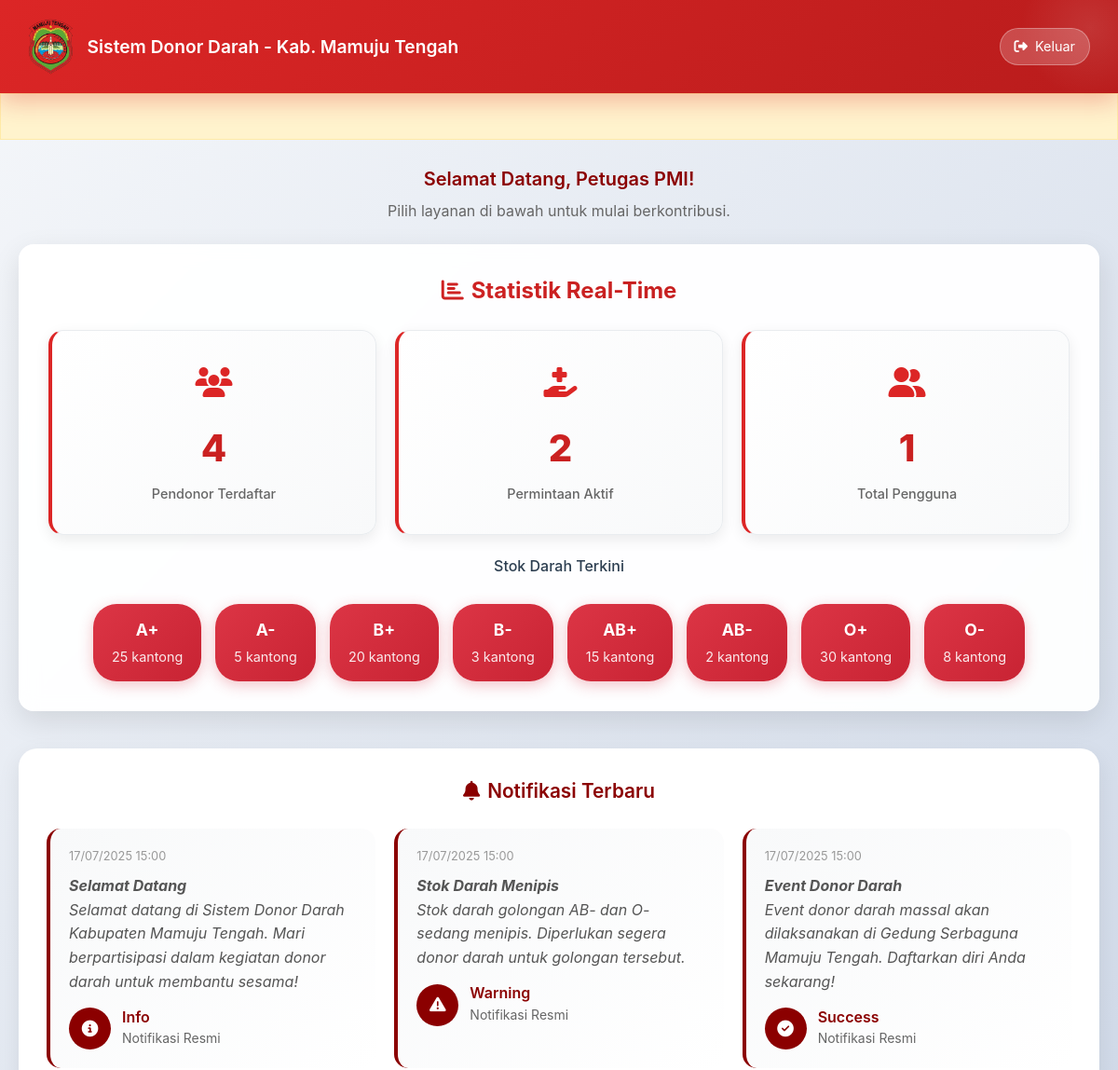
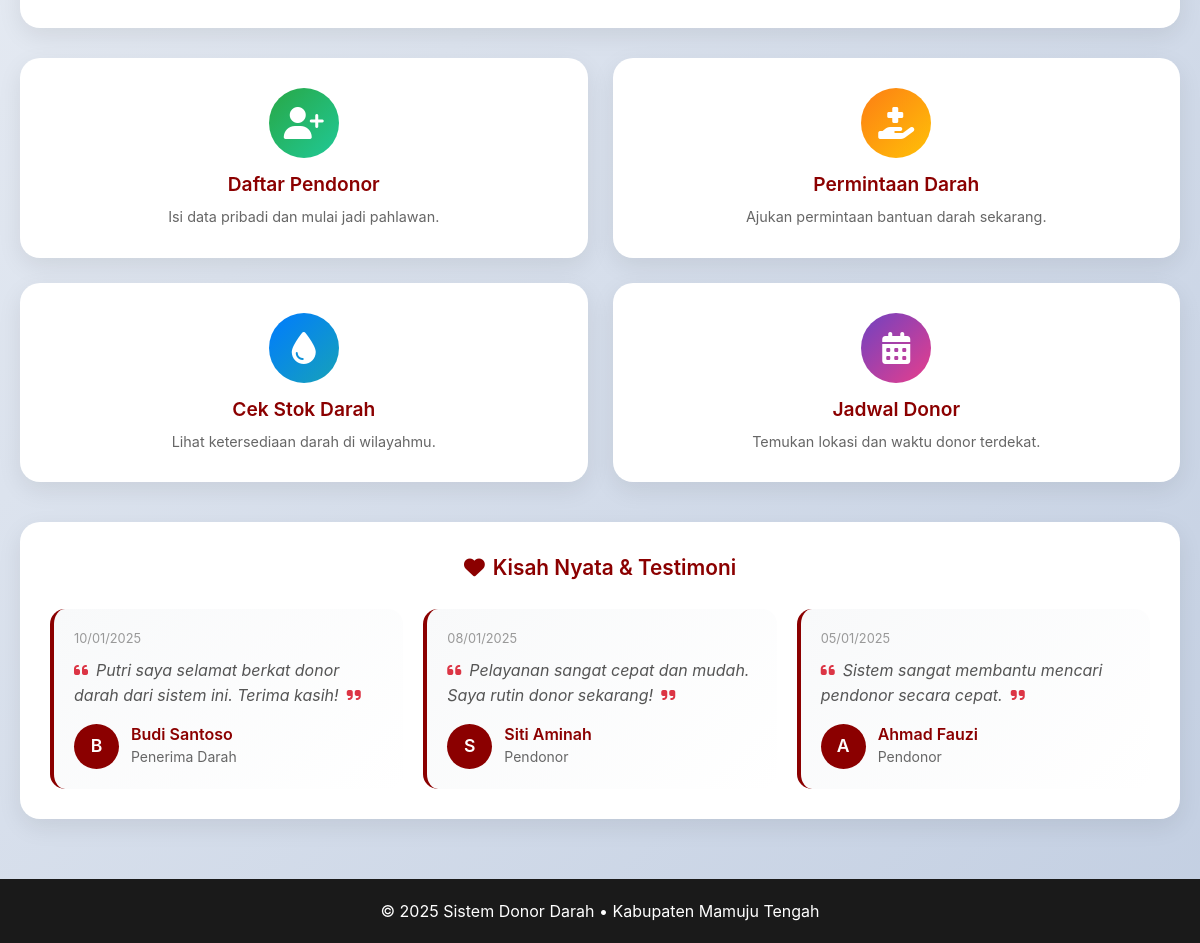
The page /user/dashboard.php (signed in) on the database its author committed (2 pictures, top to bottom).
### tables this page shows
CREATE TABLE IF NOT EXISTS `users` (
  `id` int(11) NOT NULL AUTO_INCREMENT,
  `username` varchar(50) NOT NULL UNIQUE,
  `password` varchar(255) NOT NULL,
  `email` varchar(100) NOT NULL UNIQUE,
  `full_name` varchar(100) NOT NULL,
  `phone` varchar(20) DEFAULT NULL,
  `role` enum('admin','petugas','user') NOT NULL DEFAULT 'user',
  `is_active` tinyint(1) NOT NULL DEFAULT 1,
  `created_at` timestamp NULL DEFAULT CURRENT_TIMESTAMP,
  `updated_at` timestamp NULL DEFAULT CURRENT_TIMESTAMP ON UPDATE CURRENT_TIMESTAMP,
  PRIMARY KEY (`id`),
  INDEX `idx_users_role` (`role`),
  INDEX `idx_users_active` (`is_active`)
);

CREATE TABLE IF NOT EXISTS `blood_stock` (
  `id` int(11) NOT NULL AUTO_INCREMENT,
  `blood_type` enum('A','B','AB','O') NOT NULL,
  `rhesus` enum('+','-') NOT NULL DEFAULT '+',
  `quantity` int(11) NOT NULL DEFAULT 0,
  `reserved_quantity` int(11) NOT NULL DEFAULT 0,
  `min_stock` int(11) NOT NULL DEFAULT 10,
  `updated_at` timestamp NULL DEFAULT CURRENT_TIMESTAMP ON UPDATE CURRENT_TIMESTAMP,
  PRIMARY KEY (`id`),
  UNIQUE KEY `blood_type_rhesus` (`blood_type`,`rhesus`),
  INDEX `idx_blood_stock_quantity` (`quantity`)
);

CREATE TABLE IF NOT EXISTS `notifications` (
  `id` int(11) NOT NULL AUTO_INCREMENT,
  `title` varchar(255) NOT NULL,
  `message` text NOT NULL,
  `type` enum('info','warning','success','danger') DEFAULT 'info',
  `is_active` tinyint(1) DEFAULT 1,
  `created_at` timestamp NULL DEFAULT CURRENT_TIMESTAMP,
  `updated_at` timestamp NULL DEFAULT CURRENT_TIMESTAMP ON UPDATE CURRENT_TIMESTAMP,
  `expires_at` timestamp NULL DEFAULT NULL,
  PRIMARY KEY (`id`),
  INDEX `idx_notifications_active` (`is_active`),
  INDEX `idx_notifications_expires` (`expires_at`)
);

### user/dashboard.php (the view, shortened to what this page needs)
<?php
include "../koneksi.php";
$user_id = $_SESSION['user_id'];
$query = mysqli_query($conn, "SELECT * FROM users WHERE id = $user_id");
$user = mysqli_fetch_assoc($query);
$q1 = mysqli_query($conn, "SELECT COUNT(*) as count FROM donors");
$total_donors = $q1 ? mysqli_fetch_assoc($q1)['count'] : 0;
$q2 = mysqli_query($conn, "SELECT COUNT(*) as count FROM blood_requests WHERE status = 'pending'");
$active_requests = $q2 ? mysqli_fetch_assoc($q2)['count'] : 0;
$q3 = mysqli_query($conn, "SELECT COUNT(*) as count FROM users WHERE role = 'user'");
$total_users = $q3 ? mysqli_fetch_assoc($q3)['count'] : 0;
$blood_stock = mysqli_query($conn, "SELECT CONCAT(blood_type, rhesus) as type, quantity as jumlah
                                    FROM blood_stock
                                    ORDER BY blood_type, rhesus");
$notifications_query = mysqli_query($conn, "SELECT * FROM notifications WHERE is_active = 1 AND (expires_at IS NULL OR expires_at > NOW()) ORDER BY created_at DESC LIMIT 5");
$notifications = [];
if ($notifications_query) {
    while ($row = mysqli_fetch_assoc($notifications_query)) {
        $notifications[] = $row;
    }
}
$marquee_text = '';
if (!empty($notifications)) {
    $marquee_items = [];
    foreach ($notifications as $notif) {
        $icon = $notif['type'] == 'info' ? '📢' : ($notif['type'] == 'warning' ? '⚠️' : ($notif['type'] == 'success' ? '✅' : '🚨'));
        $marquee_items[] = $icon . ' ' . htmlspecialchars($notif['title']) . ': ' . htmlspecialchars($notif['message']);
    }
    $marquee_text = implode(' • ', $marquee_items);
} else {
    $marquee_text = '🩸 Ayo donor darah hari ini di PMI Mamuju Tengah • 📅 Jadwal donor rutin setiap hari kerja • 🎯 Setiap tetes darah sangat berarti • 💪 Satu donor dapat menyelamatkan 3 nyawa!';
}
$testimonials = [
    ['name' => 'Budi Santoso', 'message' => 'Putri saya selamat berkat donor darah dari sistem ini. Terima kasih!', 'role' => 'Penerima Darah', 'date' => '2025-01-10'],
    ['name' => 'Siti Aminah', 'message' => 'Pelayanan sangat cepat dan mudah. Saya rutin donor sekarang!', 'role' => 'Pendonor', 'date' => '2025-01-08'],
    ['name' => 'Ahmad Fauzi', 'message' => 'Sistem sangat membantu mencari pendonor secara cepat.', 'role' => 'Pendonor', 'date' => '2025-01-05']
];
?>
<!DOCTYPE html>
<html lang="id">
<head>
  <link href="https://cdn.jsdelivr.net/npm/bootstrap@5.3.3/dist/css/bootstrap.min.css" rel="stylesheet" />
  <link href="https://cdnjs.cloudflare.com/ajax/libs/font-awesome/6.5.0/css/all.min.css" rel="stylesheet" />
  <link href="../../assets/style.css" rel="stylesheet" />
</head>
<body>
<header class="header-main">
  <div class="brand-logo">
    <img src="../assets/logo-mateng.png" alt="Logo Mamuju Tengah">
    <span>Sistem Donor Darah - Kab. Mamuju Tengah</span>
  </div>
  <a href="../logout.php" class="btn-logout">
    <i class="fas fa-sign-out-alt me-1"></i> Keluar
  </a>
</header>
<?php if (!empty($marquee_text)): ?>
<div class="marquee-container">
  <div class="marquee-text">
  </div>
</div>
<?php endif; ?>
<main class="container container-main">
  <div class="welcome text-center mb-4">
    <h5>Selamat Datang, <?= htmlspecialchars($user['full_name']) ?>!</h5>
    <p>Pilih layanan di bawah untuk mulai berkontribusi.</p>
  </div>
  <div class="stats-section">
    <div class="stats-title">
      <i class="fas fa-chart-bar me-2"></i>Statistik Real-Time
    </div>
    <div class="stats-grid">
      <div class="stat-card">
        <div class="stat-icon"><i class="fas fa-users"></i></div>
        <div class="stat-number"><?= $total_donors ?></div>
        <div class="stat-label">Pendonor Terdaftar</div>
      </div>
      <div class="stat-card">
        <div class="stat-icon"><i class="fas fa-hand-holding-medical"></i></div>
        <div class="stat-number"><?= $active_requests ?></div>
        <div class="stat-label">Permintaan Aktif</div>
      </div>
      <div class="stat-card">
        <div class="stat-icon"><i class="fas fa-user-friends"></i></div>
        <div class="stat-number"><?= $total_users ?></div>
        <div class="stat-label">Total Pengguna</div>
      </div>
    </div>
    <div class="blood-stock mt-4">
      <h6 class="text-center w-100 mb-3">Stok Darah Terkini</h6>
      <?php while ($stock = mysqli_fetch_assoc($blood_stock)): ?>
        <div class="blood-item">
          <div class="blood-type"><?= $stock['type'] ?></div>
          <div class="blood-count"><?= $stock['jumlah'] ?> kantong</div>
        </div>
      <?php endwhile; ?>
    </div>
  </div>
  <?php if (!empty($notifications)): ?>
  <div class="testimonials-section">
    <div class="testimonials-title">
      <i class="fas fa-bell me-2"></i>Notifikasi Terbaru
    </div>
    <div class="testimonials-grid">
      <?php foreach($notifications as $notification): ?>
        <div class="testimonial-card">
          <div class="testimonial-date"><?= date('d/m/Y H:i', strtotime($notification['created_at'])) ?></div>
          <div class="testimonial-quote">
            <strong><?= htmlspecialchars($notification['title']) ?></strong><br>
            <?= htmlspecialchars($notification['message']) ?>
          </div>
          <div class="testimonial-author">
            <div class="testimonial-avatar">
              <i class="fas fa-<?= $notification['type'] == 'info' ? 'info-circle' : ($notification['type'] == 'warning' ? 'exclamation-triangle' : ($notification['type'] == 'success' ? 'check-circle' : 'exclamation-circle')) ?>"></i>
            </div>
            <div class="testimonial-info">
              <h6><?= ucfirst($notification['type']) ?></h6>
              <small>Notifikasi Resmi</small>
            </div>
          </div>
        </div>
      <?php endforeach; ?>
    </div>
  </div>
  <?php endif; ?>
  <div class="dashboard-grid mt-4">
    <a href="daftar.php" class="text-decoration-none">
      <div class="card-menu">
        <div class="icon bg-green"><i class="fas fa-user-plus"></i></div>
        <h5>Daftar Pendonor</h5>
        <p>Isi data pribadi dan mulai jadi pahlawan.</p>
      </div>
    </a>
    <a href="permintaan.php" class="text-decoration-none">
      <div class="card-menu">
        <div class="icon bg-orange"><i class="fas fa-hand-holding-medical"></i></div>
        <h5>Permintaan Darah</h5>
        <p>Ajukan permintaan bantuan darah sekarang.</p>
      </div>
    </a>
    <a href="stok-darah.php" class="text-decoration-none">
      <div class="card-menu">
        <div class="icon bg-blue"><i class="fas fa-tint"></i></div>
        <h5>Cek Stok Darah</h5>
        <p>Lihat ketersediaan darah di wilayahmu.</p>
      </div>
    </a>
    <a href="jadwal-donor.php" class="text-decoration-none">
      <div class="card-menu">
        <div class="icon bg-purple"><i class="fas fa-calendar-alt"></i></div>
        <h5>Jadwal Donor</h5>
        <p>Temukan lokasi dan waktu donor terdekat.</p>
      </div>
    </a>
  </div>
  <div class="testimonials-section">
    <div class="testimonials-title">
      <i class="fas fa-heart me-2"></i>Kisah Nyata & Testimoni
    </div>
    <div class="testimonials-grid">
      <?php foreach($testimonials as $t): ?>
        <div class="testimonial-card">
          <div class="testimonial-date"><?= date('d/m/Y', strtotime($t['date'])) ?></div>
          <div class="testimonial-quote">
            <i class="fas fa-quote-left me-2 text-danger"></i><?= htmlspecialchars($t['message']) ?><i class="fas fa-quote-right ms-2 text-danger"></i>
          </div>
          <div class="testimonial-author">
            <div class="testimonial-avatar"><?= strtoupper(substr($t['name'], 0, 1)) ?></div>
            <div class="testimonial-info">
              <h6><?= htmlspecialchars($t['name']) ?></h6>
              <small><?= htmlspecialchars($t['role']) ?></small>
            </div>
          </div>
        </div>
      <?php endforeach; ?>
    </div>
  </div>
</main>
<footer class="footer-main">
  &copy; <?= date('Y') ?> Sistem Donor Darah • Kabupaten Mamuju Tengah
</footer>
</body>
</html>

### rows shown on the page
users: full_name "Petugas PMI"
blood_stock: type "A+", quantity "25"
blood_stock: type "A-", quantity "5"
blood_stock: type "B+", quantity "20"
blood_stock: type "B-", quantity "3"
blood_stock: type "AB+", quantity "15"
blood_stock: type "AB-", quantity "2"
blood_stock: type "O+", quantity "30"
blood_stock: type "O-", quantity "8"
notifications: created_at "17/07/2025 15:00", title "Selamat Datang", message "Selamat datang di Sistem Donor Darah Kabupaten Mamuju Tengah. Mari berpartisipasi dalam kegiatan donor darah untuk membantu sesama!", type "Info"
notifications: created_at "17/07/2025 15:00", title "Stok Darah Menipis", message "Stok darah golongan AB- dan O- sedang menipis. Diperlukan segera donor darah untuk golongan tersebut.", type "Warning"
notifications: created_at "17/07/2025 15:00", title "Event Donor Darah", message "Event donor darah massal akan dilaksanakan di Gedung Serbaguna Mamuju Tengah. Daftarkan diri Anda sekarang!", type "Success"

### other values the page prints
$total_donors "4"
$active_requests "2"
$total_users "1"
date('d/m/Y', strtotime($t['date'])) "10/01/2025"
$t['message'] "Putri saya selamat berkat donor darah dari sistem ini. Terima kasih!"
substr($t['name'], 0, 1) "B"
$t['name'] "Budi Santoso"
$t['role'] "Penerima Darah"
date('d/m/Y', strtotime($t['date'])) "08/01/2025"
$t['message'] "Pelayanan sangat cepat dan mudah. Saya rutin donor sekarang!"
substr($t['name'], 0, 1) "S"
$t['name'] "Siti Aminah"
$t['role'] "Pendonor"
date('d/m/Y', strtotime($t['date'])) "05/01/2025"
$t['message'] "Sistem sangat membantu mencari pendonor secara cepat."
